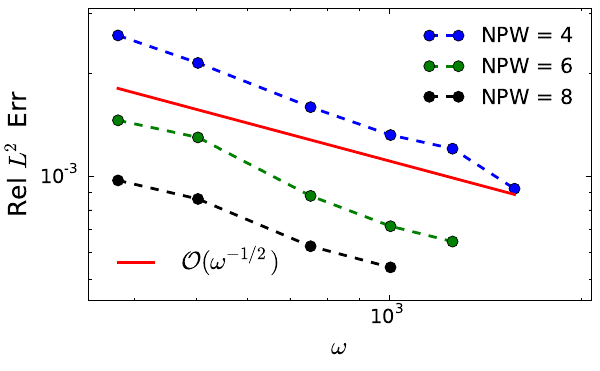

Source code (Python):
import numpy as np
import math

omega = np.array([376.991118430775,
502.654824574367,
753.982236861550,
1005.30964914873,
1256.63706143592,
1570.79632679490,
1884.95559215388])

err_NPW_4 = np.array([ 0.00258930982124353,
0.00215155912258392,
0.00159809319661259,
0.00132432620681086,
0.00120835699929618,
0.000922924362604902])


err_NPW_6 = np.array([ 0.00146232132508687,
0.00130361456590141,
0.000879405066841832,
0.000717086709329996,
0.000646749254357502])


err_NPW_8 = np.array([ 0.000975879449384578,
0.000861420339184053,
0.000626648187115122,
0.000543591774964586])



import matplotlib.pyplot as plt

golden = 1.61803398875
width = 6
height = width/golden



fig = plt.figure(figsize=(width, height))


p1, = plt.loglog(omega[:len(err_NPW_4)], err_NPW_4, label=r'NPW = 4',
        	color='b', linewidth=2, linestyle='--', marker='o', markersize=8.0, zorder=2)

p2, = plt.loglog(omega[:len(err_NPW_6)], err_NPW_6, label=r'NPW = 6', 
			color='g', linewidth=2, linestyle= '--', marker='o', markersize=8.0, zorder=2) 

p3, = plt.loglog(omega[:len(err_NPW_8)], err_NPW_8, label=r'NPW = 8', 
			color='k', linewidth=2, linestyle= '--', marker='o', markersize=8.0, zorder=2)

p4, = plt.loglog(omega[:len(err_NPW_4)], 0.7*err_NPW_4[0]/((omega[:len(err_NPW_4)]/(omega[0]))**0.5), label=r'$\mathcal{O}(\omega^{-1/2})$', 
			color='r', linewidth=2, linestyle= 'solid', markersize=8.0, zorder=2)

# p1, = plt.loglog(omega, err_NPW_4, label=r'$\Vert u_{\mathbf{d}_{ex}} - u_{ex}\Vert_{L^2(\Omega)}$',
#            color='g', linewidth=2, linestyle='--', marker='o', markersize=8.0, zorder=2)

# p2, = plt.loglog(omega, err_NPW_6, label=r'$\mathcal{O}(\omega^{-1})$', color='r', linewidth=2, 
# linestyle= '--', markersize=8.0, zorder=2)  # linestyle= 'solid'

# plt.loglog(N_x**2, N_x**2 / 4.0e4, label=r' ', color='white', linewidth=0.0)
first_legend = plt.legend(handles=[p1, p2, p3], loc=1, ncol=1, frameon=False, fontsize=15)
ax = plt.gca().add_artist(first_legend)
plt.legend(handles=[p4], loc=3, ncol=3, frameon=False, fontsize=18)

# plt.legend(loc=0, ncol=1, frameon=False, fontsize=26)

# plt.title('Exact Ray-FEM',fontsize=20)

plt.xlabel(r'$\omega$', fontsize=18)
plt.ylabel(r'Rel $L^2$ Err', fontsize=18)

plt.gca().tick_params(labelsize=14)

plt.autoscale(True, 'both', True)
plt.xlim(0.9*omega[0], 1.1*omega[-1])
plt.ylim(0.8*err_NPW_8[-1], 1.2*err_NPW_4[0])
plt.tight_layout(pad=0.5)

fig.savefig('ex3_Constant_Gradient_Velocity.pdf')
plt.show()

plt.close('all')



